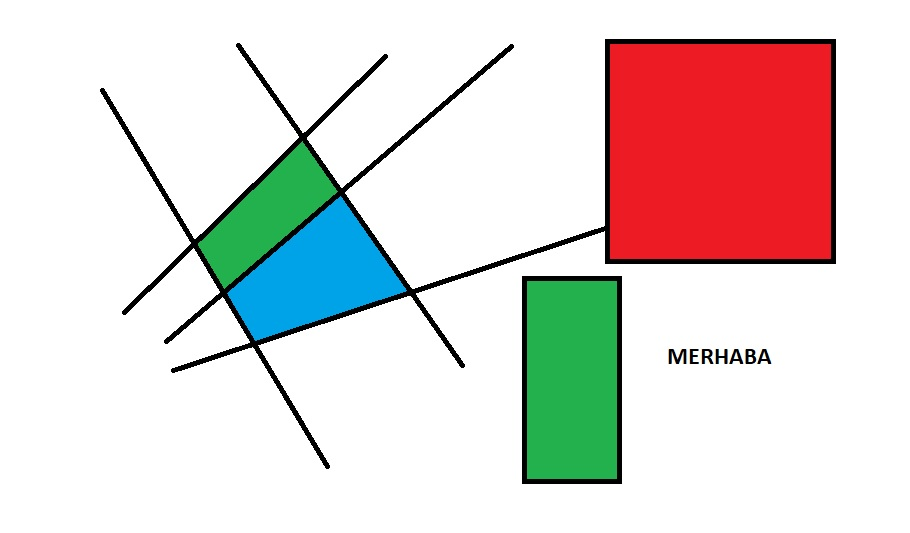
#> input picture OpenCV/Images/Kose.jpg, 910 x 533 px, found by its file name
$ python Opencv7.py
#> lines starting #> are read from the running program, lines starting #| are printed output that depends on the picture; after the words box and inside, x2 and y2 are one past the last pixel; in counts of white or black regions, pixels touching at a corner belong together
import cv2
import numpy as np
from matplotlib import pyplot as plt

img = cv2.imread(r"OpenCV\Images\Kose.jpg",cv2.IMREAD_COLOR)
#> img is the input picture: shape (533, 910, 3); mean B, G, R 213.6, 216.2, 224.9
gray=cv2.cvtColor(img,cv2.COLOR_BGR2GRAY)
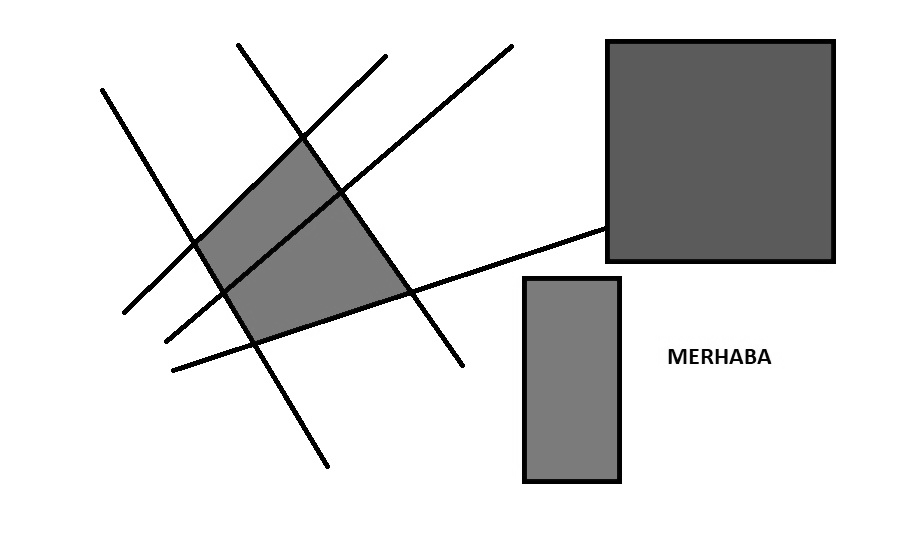
#> gray: shape (533, 910); min 0, max 255, mean 218.5
gray=np.float32(gray)

koseler=cv2.goodFeaturesToTrack(gray,100,0.01,10)
#> koseler = 100 rows, first 8: [193, 249], [416, 293], [703, 363], [717, 349], [684, 363], [717, 363], [604, 231], [758, 363]
koseler=np.int0(koseler)

for kose in koseler:
    x,y=kose.ravel()
    cv2.circle(img,(x,y),3,255,-1)
#> this loop made 100 passes
#> (x, y) on passes 1 to 12: (193, 249), (416, 293), (703, 363), (717, 349), (684, 363), (717, 363), (604, 231), (758, 363), (730, 363), (258, 345), (670, 363), (222, 297)
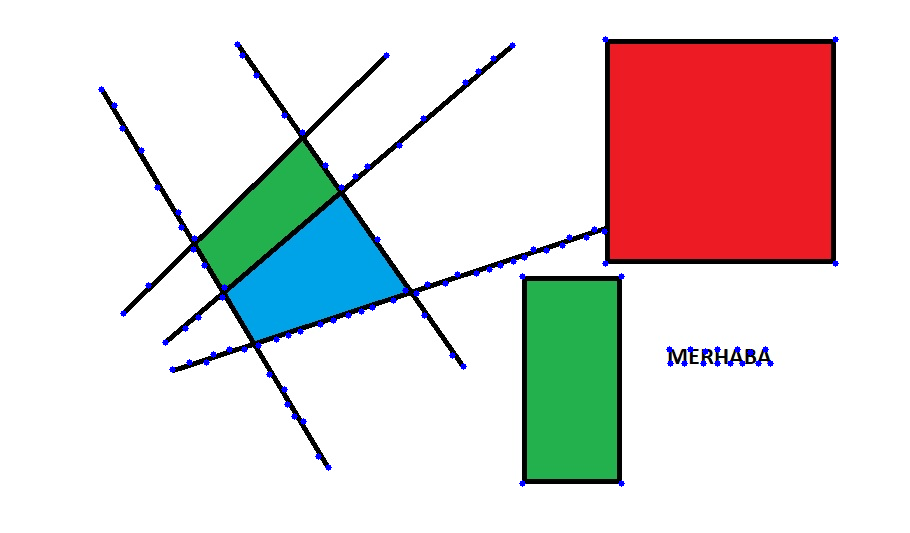
#> img: shape (533, 910, 3); 0.6% of pixels changed, all inside (x1, y1, x2, y2) = (98, 36, 839, 487)

cv2.imshow('Corner',img)

cv2.waitKey(0)
cv2.destroyAllWindows()
